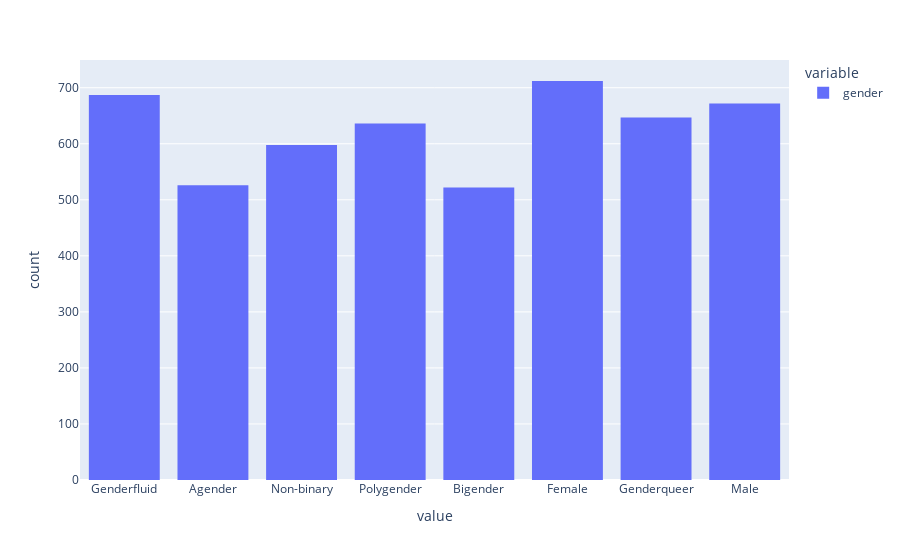

Notebook source saved alongside this figure:
### Code cell
px.histogram(df['gender'])

### Figure 1 — Plotly figure (JSON) as saved in the notebook; plotly's stock layout.template omitted (floating-point values rounded to 4 significant figures; data arrays with more than 128 entries replaced by an {"elided": "..."} marker saying what was removed)
{"data": [{"alignmentgroup": "True", "bingroup": "x", "hovertemplate": "variable=gender<br>value=%{x}<br>count=%{y}<extra></extra>", "legendgroup": "gender", "marker": {"color": "#636efa", "pattern": {"shape": ""}}, "name": "gender", "offsetgroup": "gender", "orientation": "v", "showlegend": true, "type": "histogram", "x": {"elided": "5000 str values"}, "xaxis": "x", "yaxis": "y"}], "layout": {"barmode": "relative", "legend": {"title": {"text": "variable"}, "tracegroupgap": 0}, "margin": {"t": 60}, "xaxis": {"anchor": "y", "domain": [0, 1], "title": {"text": "value"}}, "yaxis": {"anchor": "x", "domain": [0, 1], "title": {"text": "count"}}}}
